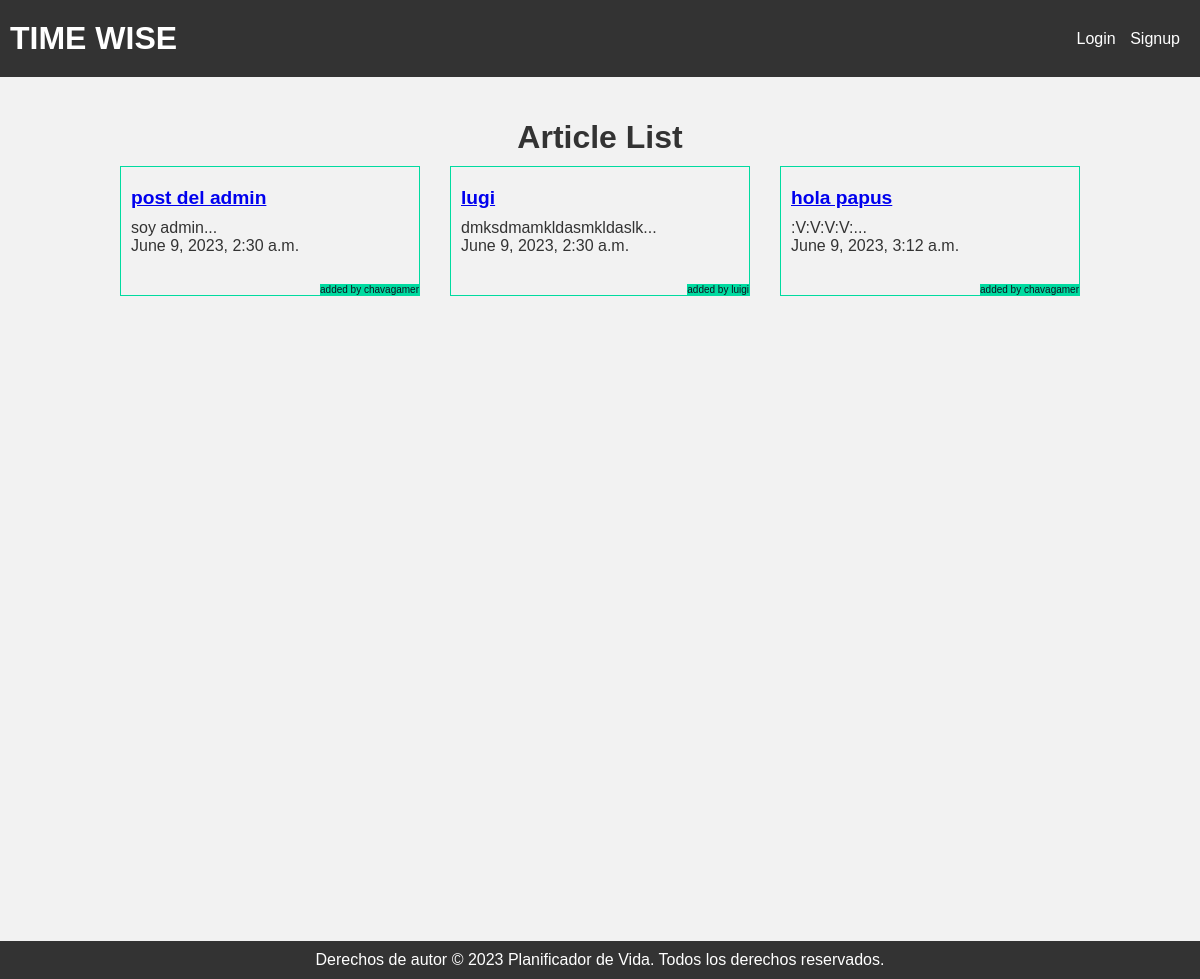
The app's page /articles/ with its own data.
### articles/models.py (models this page shows, shortened)
class Article(models.Model):
    title = models.CharField(max_length=100)
    slug = models.SlugField()
    body = models.TextField(max_length=500)
    date = models.DateTimeField(auto_now_add=True)
    thumb = models.ImageField(default='default.png', blank=True)
    author = models.ForeignKey(User,on_delete=models.PROTECT, default=None)
    def snippet(self):
        return self.body[:50] + "..."

### articles/views.py (the view)
# urls.py: path('', views.article_list, name="list"),
def article_list(request):
    articles = Article.objects.all().order_by("date")
    return render(request, 'articles/article_list.html', {"articles": articles})

### articles/templates/articles/article_list.html
{% extends 'base_layout.html' %}
{% block content %}
    <h1>Article List</h1>
    <div class="articles">
        {%for article in articles%}
            <div class="article">
                <h2><a href="{%url 'articles:detail' slug=article.slug%}"> {{ article.title }} </a></h2>
                <p> {{article.snippet}} </p>
                <p> {{article.date}} </p>
                <p class="author"> added by {{article.author.username}} </p>
            </div>
        {%endfor%}
    </div>
{% endblock %}

### assets/styles.css (style rules this page uses)
* { margin: 0; padding: 0; box-sizing: border-box; }
body { font-family: Arial, sans-serif; background-color: #f2f2f2; color: #333; }
h1, h2 { margin: 10px 0; }
html, body { height: 100%; }
.articles { display: grid; grid-template-columns: 1fr 1fr 1fr; grid-gap: 30px; }
.article { padding: 10px; border: 1px solid #00dba0; position: relative; padding-bottom: 40px; }
.article h2 { font-size: 1.2em; }
.article .author { font-size: 10px; background: #00dba0; position: absolute; right: 0; bottom: 0; margin: 0; color: #0f121f; }
h1 { text-align: center; }

### records on screen
Article: title "post del admin", snippet "soy admin...", date "June 9, 2023, 2:30 a.m.", author.username "chavagamer"
Article: title "lugi", snippet "dmksdmamkldasmkldaslk...", date "June 9, 2023, 2:30 a.m.", author.username "luigi"
Article: title "hola papus", snippet ":V:V:V:V:...", date "June 9, 2023, 3:12 a.m.", author.username "chavagamer"
